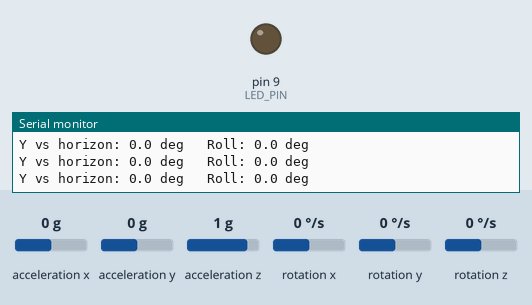
This sketch was run on a simulated Arduino Nano, built with avr-gcc and run on an emulated ATmega328P. On the bench: output pins drawn as LEDs (lit = HIGH), the last lines printed to the serial monitor. Wiring (inferred from the names in the program): MPU-6050 motion sensor at I2C address 0x68. Inputs (shaded band) come from the test bench; at power-on: acceleration y 0 g, acceleration z 1 g, rotation y 0 °/s, acceleration x 0 g, rotation x 0 °/s, rotation z 0 °/s.

Above: at 3.7 s.
3.8 s: acceleration y set to 0.8 g
At 4.16 s:
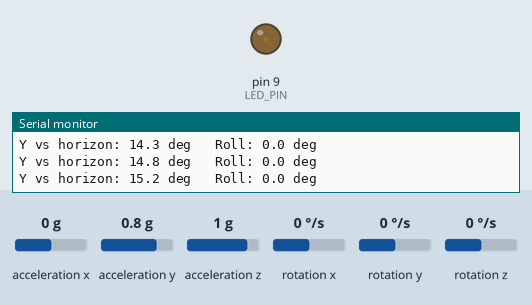
6.8 s: acceleration z set to 0 g
At 7.12 s:
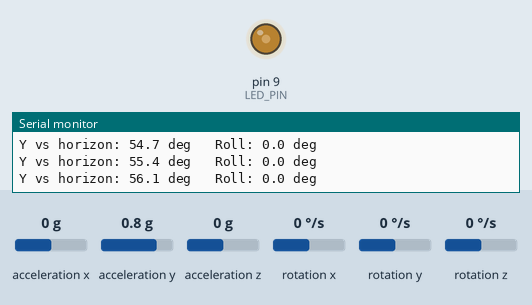
9.8 s: rotation y set to -100 °/s
At 11.73 s:
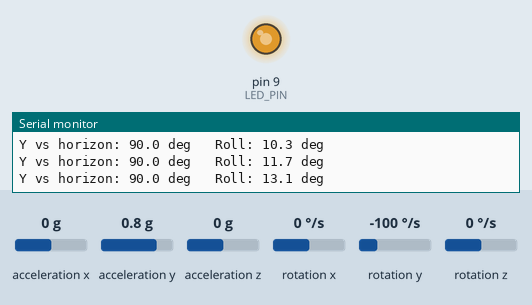
12.8 s: acceleration x set to 1.4 g
15.8 s: rotation x set to 100 °/s
18.8 s: rotation z set to 192 °/s
Timing chart, 0 to 22.8 s (numbered marks = the images above; inputs shaded):
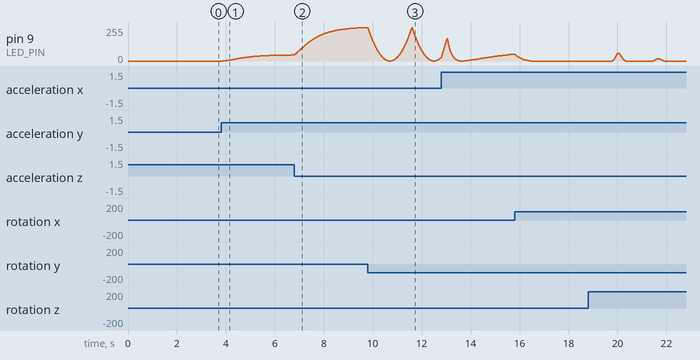

The sketch:

mpu6050_tilt.ino
```cpp
// Arduino Nano + MPU6050: print the angle between the sensor's Y axis and the horizon,
// plus roll about the Y axis.
//
// Wiring (Nano):  VCC -> 5V (module has a regulator) or 3.3V
//                 GND -> GND
//                 SDA -> A4
//                 SCL -> A5
//                 LED -> D9 through a 220-330 ohm resistor to the LED anode,
//                        LED cathode to GND
//
// No library needed beyond Wire.
//
// Fusion: a complementary filter on the gravity direction vector.
//   - The gyro rotates the estimated gravity vector between samples (fast, drifts).
//   - The accelerometer pulls the estimate back toward measured gravity (slow, noisy).
// The angle is then taken from the fused vector, so it stays stable under
// vibration and short accelerations but does not drift over time.
//
// Output: Y vs horizon: 0 deg when Y is horizontal,
//                       +90 deg when +Y points straight up,
//                       -90 deg when +Y points straight down.
//         Roll:         tilt about the Y axis, reported 0..90 deg:
//                       0 when Z is vertical (up or down), 90 when X is vertical (up or down).
//                       Gyro-integrated so it works when Y is vertical; corrected by
//                       gravity whenever Y is tilted away from vertical. While Y is
//                       held vertical it relies on the gyro alone and will drift slowly.
//
// LED: brightness follows the Y elevation. Off when Y is at or below the horizon,
//      ramping (squared, for an even-looking fade) to fully on when +Y points straight up.
//      Roll scales it down: full effect at roll 0, fully off at roll 90.
//
// Keep the sensor still for the first ~2 seconds after reset (gyro bias calibration).

#include <Wire.h>

const uint8_t MPU_ADDR = 0x68;        // 0x69 if AD0 is tied high
const uint8_t LED_PIN = 9;            // must be a PWM pin on the Nano: 3, 5, 6, 9, 10, 11

const float GYRO_LSB_PER_DPS = 131.0; // +/-250 deg/s full scale
const float ALPHA = 0.98;             // gyro weight; (1-ALPHA) is accel weight
const uint16_t CALIB_SAMPLES = 500;   // gyro bias samples at startup

float gBiasX = 0, gBiasY = 0, gBiasZ = 0;   // gyro bias, rad/s
float gx_est = 0, gy_est = 0, gz_est = 1;   // estimated gravity direction (unit vector)
float rollDeg = 0;                           // signed roll about Y, degrees, gyro-integrated
unsigned long lastMicros = 0;

float wrap180(float a) {
  while (a > 180.0)  a -= 360.0;
  while (a <= -180.0) a += 360.0;
  return a;
}

void writeReg(uint8_t reg, uint8_t val) {
  Wire.beginTransmission(MPU_ADDR);
  Wire.write(reg);
  Wire.write(val);
  Wire.endTransmission(true);
}

// Reads accel (raw counts) and gyro (rad/s, bias NOT removed). Returns false on I2C failure.
bool readRaw(int16_t &ax, int16_t &ay, int16_t &az, float &gx, float &gy, float &gz) {
  Wire.beginTransmission(MPU_ADDR);
  Wire.write(0x3B);                   // ACCEL_XOUT_H
  Wire.endTransmission(false);
  Wire.requestFrom(MPU_ADDR, (uint8_t)14, (uint8_t)true);
  if (Wire.available() < 14) return false;

  ax = (Wire.read() << 8) | Wire.read();
  ay = (Wire.read() << 8) | Wire.read();
  az = (Wire.read() << 8) | Wire.read();
  Wire.read(); Wire.read();           // temperature, unused
  int16_t rgx = (Wire.read() << 8) | Wire.read();
  int16_t rgy = (Wire.read() << 8) | Wire.read();
  int16_t rgz = (Wire.read() << 8) | Wire.read();

  const float k = (PI / 180.0) / GYRO_LSB_PER_DPS;
  gx = rgx * k;
  gy = rgy * k;
  gz = rgz * k;
  return true;
}

void normalize(float &x, float &y, float &z) {
  float n = sqrt(x * x + y * y + z * z);
  if (n > 0) { x /= n; y /= n; z /= n; }
}

void setup() {
  Serial.begin(115200);
  Wire.begin();
  pinMode(LED_PIN, OUTPUT);
  analogWrite(LED_PIN, 0);

  writeReg(0x6B, 0x00);               // PWR_MGMT_1: wake up
  writeReg(0x1C, 0x00);               // ACCEL_CONFIG: +/-2g
  writeReg(0x1B, 0x00);               // GYRO_CONFIG: +/-250 deg/s
  writeReg(0x1A, 0x03);               // CONFIG: DLPF ~44 Hz accel / 42 Hz gyro
  delay(100);

  // Gyro bias calibration: average readings while stationary
  Serial.println("Calibrating gyro, hold still...");
  int16_t ax, ay, az;
  float gx, gy, gz;
  float sx = 0, sy = 0, sz = 0;
  uint16_t n = 0;
  for (uint16_t i = 0; i < CALIB_SAMPLES; i++) {
    if (readRaw(ax, ay, az, gx, gy, gz)) {
      sx += gx; sy += gy; sz += gz;
      n++;
    }
    delay(3);
  }
  if (n > 0) { gBiasX = sx / n; gBiasY = sy / n; gBiasZ = sz / n; }

  // Seed the gravity estimate and roll from the accelerometer
  if (readRaw(ax, ay, az, gx, gy, gz)) {
    gx_est = ax; gy_est = ay; gz_est = az;
    normalize(gx_est, gy_est, gz_est);
    rollDeg = atan2(-gx_est, gz_est) * 180.0 / PI;
  }
  Serial.println("Done.");
  lastMicros = micros();
}

void loop() {
  int16_t ax, ay, az;
  float wx, wy, wz;
  if (!readRaw(ax, ay, az, wx, wy, wz)) {
    Serial.println("MPU6050 read failed");
    delay(500);
    return;
  }

  unsigned long now = micros();
  float dt = (now - lastMicros) * 1e-6;
  lastMicros = now;

  wx -= gBiasX; wy -= gBiasY; wz -= gBiasZ;

  // Gyro prediction: a world-fixed vector seen from a rotating body changes as
  // dv/dt = -(omega x v). Apply one Euler step to the gravity estimate.
  float px = gx_est - (wy * gz_est - wz * gy_est) * dt;
  float py = gy_est - (wz * gx_est - wx * gz_est) * dt;
  float pz = gz_est - (wx * gy_est - wy * gx_est) * dt;
  normalize(px, py, pz);

  // Accelerometer measurement of gravity direction
  float mx = ax, my = ay, mz = az;
  normalize(mx, my, mz);

  // Complementary blend
  gx_est = ALPHA * px + (1.0 - ALPHA) * mx;
  gy_est = ALPHA * py + (1.0 - ALPHA) * my;
  gz_est = ALPHA * pz + (1.0 - ALPHA) * mz;
  normalize(gx_est, gy_est, gz_est);

  // Elevation of the Y axis above the horizontal plane
  float angleDeg = atan2(gy_est, sqrt(gx_est * gx_est + gz_est * gz_est)) * 180.0 / PI;

  // Roll: rotation about the Y axis. Internally signed and continuous:
  // 0 when +Z points up, +90 when -X points up, +/-180 when +Z points down.
  // The Y gyro is integrated every step, so roll keeps working when Y is vertical.
  // When Y is near the horizon, gravity's XZ direction gives an absolute roll
  // reference and is blended in to cancel gyro drift. The blend weight is the
  // fraction of gravity in the XZ plane: full strength with Y horizontal, zero
  // with Y vertical.
  rollDeg = wrap180(rollDeg + wy * (180.0 / PI) * dt);

  float horiz = sqrt(mx * mx + mz * mz);           // 0 Y vertical .. 1 Y horizontal
  if (horiz > 0.05) {
    float accelRoll = atan2(-mx, mz) * 180.0 / PI;
    float err = wrap180(accelRoll - rollDeg);
    rollDeg = wrap180(rollDeg + (1.0 - ALPHA) * horiz * err);
  }

  // Fold the signed roll to 0..90: 0 with Z up or down, 90 with X up or down.
  float rollOut = fabs(wrap180(rollDeg * 2.0) / 2.0);

  // LED brightness: 0 at or below the horizon, 255 with +Y straight up,
  // scaled down by roll so it is fully off at roll 90 and unaffected at roll 0.
  // The level is squared so the fade looks even to the eye.
  float level = constrain(angleDeg, 0.0, 90.0) / 90.0;
  level *= (90.0 - rollOut) / 90.0;
  level *= level;
  analogWrite(LED_PIN, (uint8_t)(level * 255.0 + 0.5));

  Serial.print("Y vs horizon: ");
  Serial.print(angleDeg, 1);
  Serial.print(" deg   Roll: ");
  Serial.print(rollOut, 1);
  Serial.println(" deg");

  delay(10);                          // ~100 Hz loop
}
```

Measured:
- after the input at 3.8 s, pin 9 (LED_PIN): moves from 0/255 to 46/255 over 2.8 s, starting after 0.08 s
